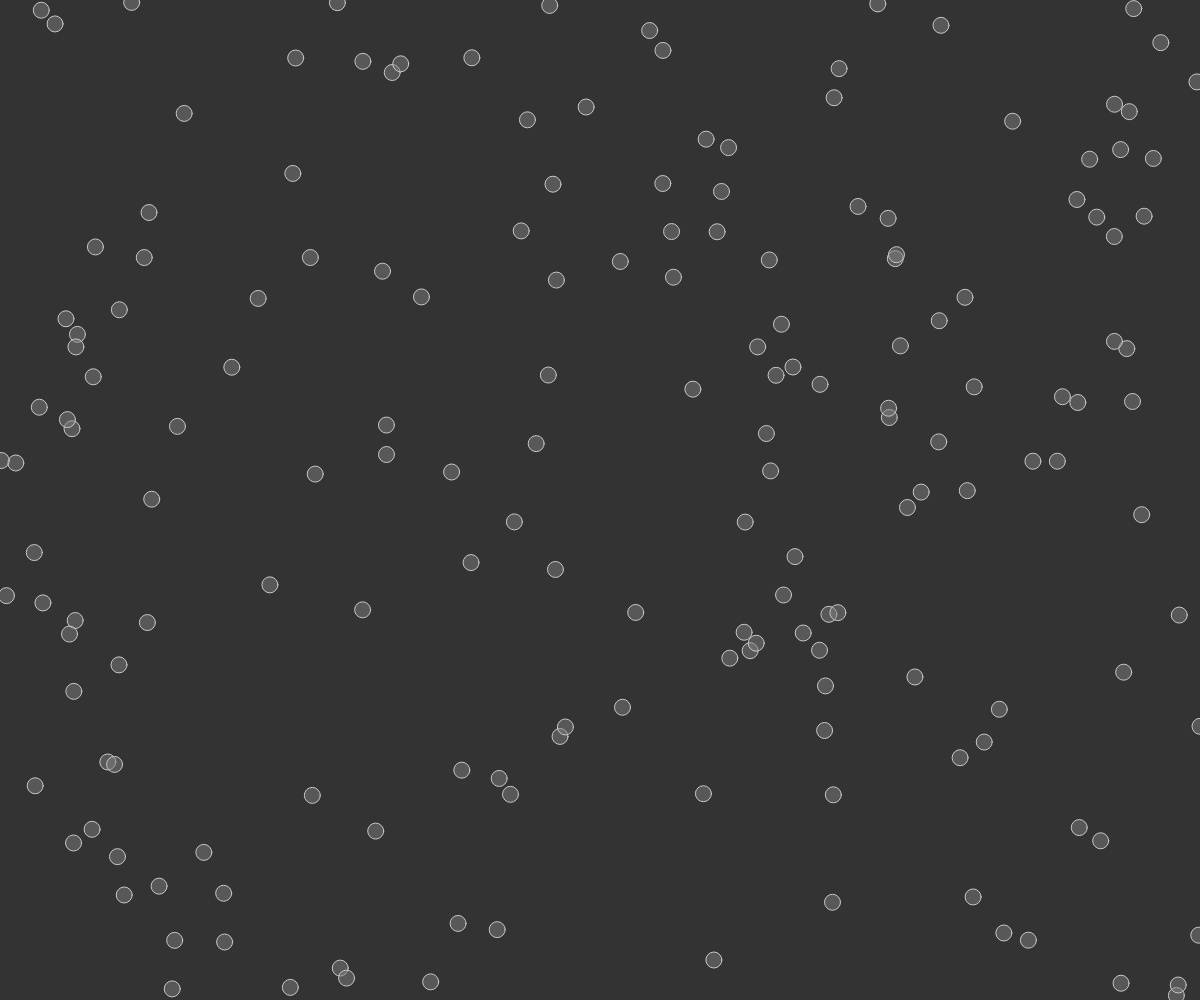
Frame 1 (no input)
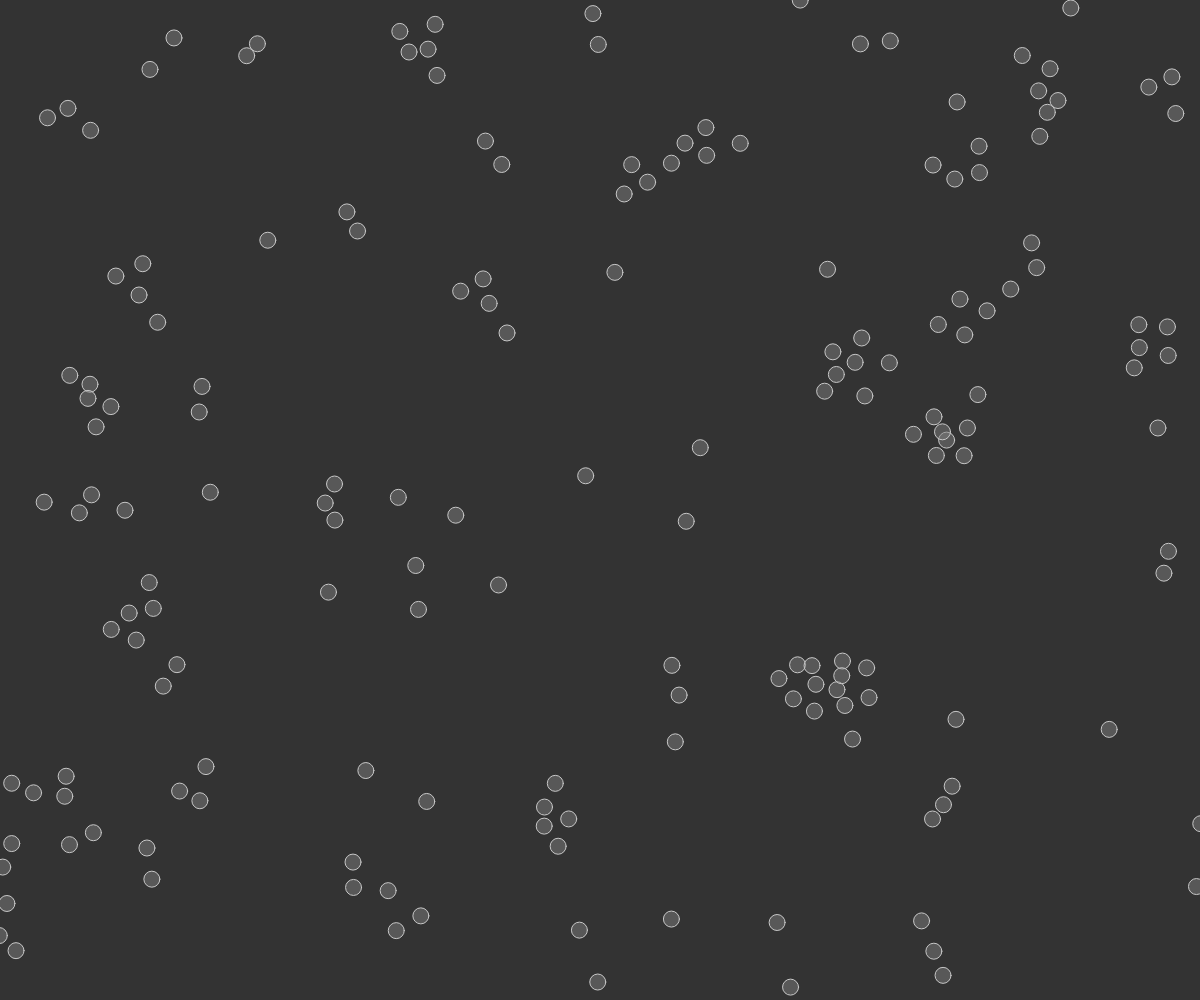
Frame 60 (no input)
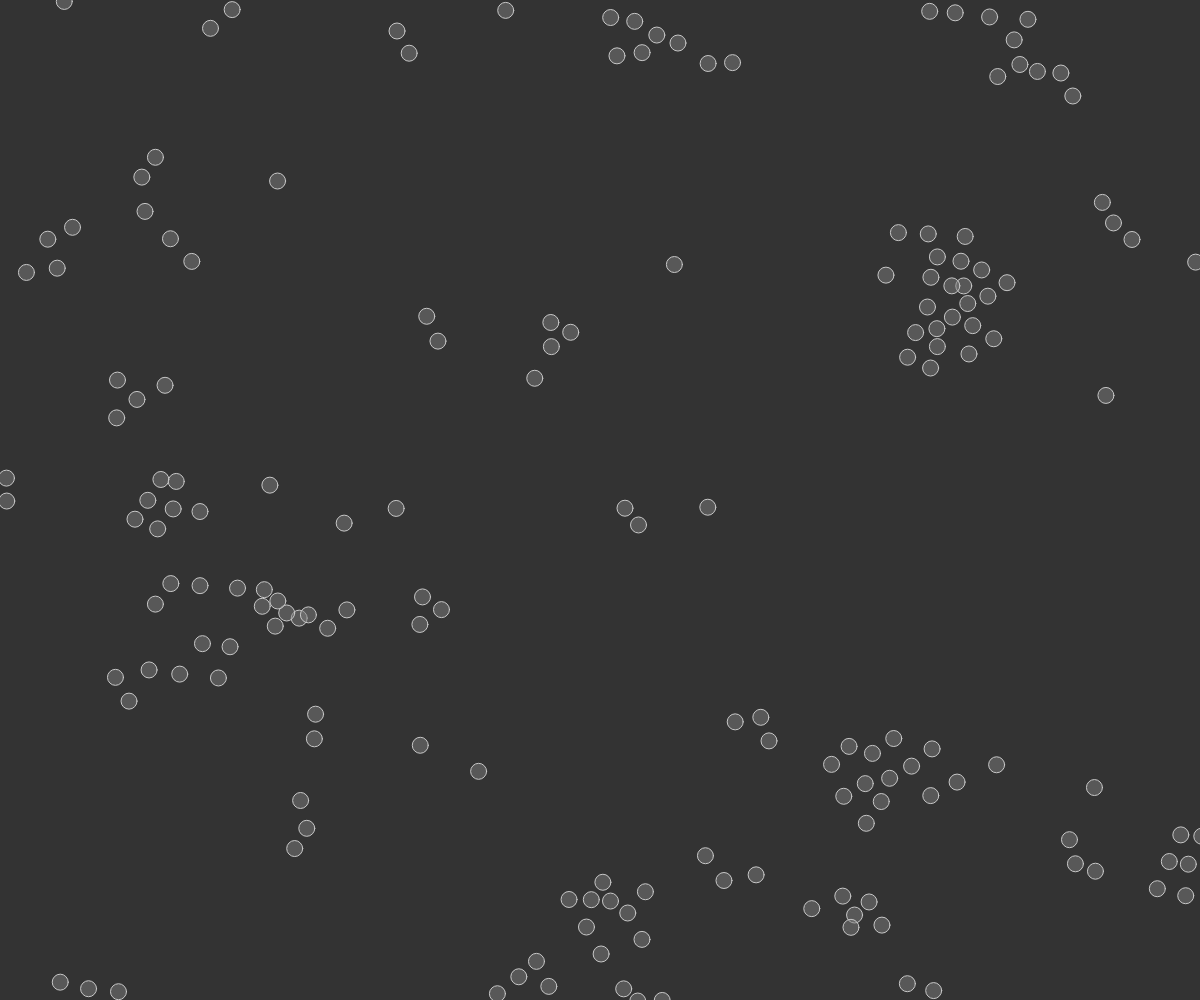
Frame 120 (the mouse pressed at the canvas centre since frame 60)

The p5.js sketch that drew these frames (run headless with seeded random() and noise() and a simulated clock; from frame 60 on, the mouse is pressed at the canvas centre):

// p5.js sketch
// ── sketch.js
// array that will hold all of the boids
var boids = [];

function setup(){
    createCanvas(windowWidth, windowHeight);
    for(var i = 0; i < 175; i++) boids[i] = new Boid(random(width), random(height));
}

function draw(){
    background(51);

    // run all boids
    for(var i = 0; i < boids.length; i++) boids[i].run(boids);
}

// ********************** Boid class ******************************
function Boid(x, y){
  this.acceleration = createVector(0,0);
  this.velocity = p5.Vector.random2D();
  this.position = createVector(x,y);
  this.r = 3.0;
  this.maxSpeed = 3; // Max speed
  this.maxForce = 0.05; // Steering force
}

Boid.prototype.run = function(boids){
  this.flock(boids);
  this.update();
  this.borders();
  this.render();
}

// forces go into acceleration
Boid.prototype.applyForce = function(force){
  this.acceleration.add(force);
}

Boid.prototype.flock = function(boids){
  var sep = this.separate(boids); // Separation
  var ali = this.align(boids);    // Alignment
  var coh = this.cohesion(boids); // Cohesion

  // apply arbitrary values
  sep.mult(2.5);
  ali.mult(1.0);
  coh.mult(1.0);

  // Apply the forces
  this.applyForce(sep);
  this.applyForce(ali);
  this.applyForce(coh);

}

// Method to update location
Boid.prototype.update = function(){
    // Update velocity
    this.velocity.add(this.acceleration);

    // limit speed
    this.velocity.limit(this.maxSpeed);
    this.position.add(this.velocity);

    // reset acceleration to 0
    this.acceleration.mult(0);
}

// A method that calculates and applies a steering force towards a target
// STEER = DESIRED MINUS VELOCITY
Boid.prototype.seek = function(target){
  var desired = p5.Vector.sub(target, this.position);

  // Normalize desired scale to max speed
  desired.normalize();
  desired.mult(this.maxSpeed);

  // Steering = desired - velocity

  var steer = p5.Vector.sub(desired, this.velocity);
  steer.limit(this.maxForce);
  return steer;
}

// Wraparound
Boid.prototype.borders = function(){
  if(this.position.x < -this.r) this.position.x = width + this.r;
  if(this.position.y < -this.r) this.position.y = height + this.r;
  if(this.position.x > width + this.r) this.position.x = -this.r;
  if(this.position.y > height + this.r) this.position.y = -this.r;
}

// Draw boid as a circle
Boid.prototype.render = function(){
  fill(127, 127);
  stroke(200);
  ellipse(this.position.x, this.position.y, 16, 16);
}

// Separation
// Method checks for nearby boids and steers away
Boid.prototype.separate = function(boids){
  var desiredSeparation = 25.0;
  var steer = createVector(0,0);
  var count = 0;

  // for each boid, check if it is too close
  for(var i = 0; i < boids.length; i++){
    var d = p5.Vector.dist(this.position, boids[i].position);
    if(d > 0 && d < desiredSeparation){
      // calculate vector pointing away from neighbor
      var diff = p5.Vector.sub(this.position, boids[i].position);
      diff.normalize();
      diff.div(d); // Weigh by distance
      steer.add(diff);
      count++;
    }
  }
  // Average it together
  if(count > 0) steer.div(count);

  // As long as the vector is greater than zero
  if(steer.mag() > 0){
    steer.normalize();
    steer.mult(this.maxSpeed);
    steer.sub(this.velocity);
    steer.limit(this.maxForce);
  }
  return steer;
}

// Alignment
// Foreach boid in the system, calculate the average velocity
Boid.prototype.align = function(boids){
  var neighborDist = 50;
  var sum = createVector(0,0);
  var count =0;
  for(var i = 0; i < boids.length; i++){
    var d = p5.Vector.dist(this.position, boids[i].position);
    if(d > 0 && d < neighborDist){
      sum.add(boids[i].velocity);
      count++
    }
  }
  if(count > 0){
    sum.div(count);
    sum.normalize();
    sum.mult(this.maxSpeed);
    var steer = p5.Vector.sub(sum, this.velocity);
    steer.limit(this.maxForce);
    return steer;
  } else return createVector(0,0);
}

// Cohesion
// for the average location (o.e center) of all nearby boids
Boid.prototype.cohesion = function(boids){
      var neighborDist = 50;
      var sum = createVector(0,0); // start with an empty vector
      var count = 0;
      for(var i = 0; i < boids.length; i++){
        var d = p5.Vector.dist(this.position, boids[i].position);
        if( d > 0 && d < neighborDist){
          sum.add(boids[i].position); // Add location
          count++;
        } // if
      } // for
      if(count > 0){
        sum.div(count);
        return this.seek(sum); // Steer towards the location
      }else return createVector(0,0);
} // Cohesion
